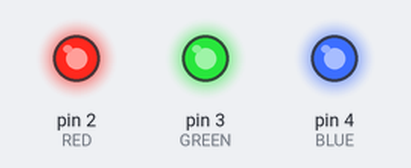
A sketch run on a simulated Arduino Uno, built with avr-gcc and run on an emulated ATmega328P. On the bench: output pins drawn as LEDs (lit = HIGH).

Above: at 0.5 s.
At 2.5 s:
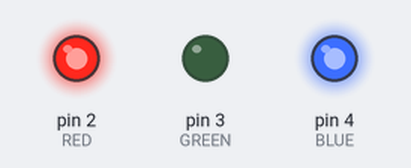
At 3.5 s:
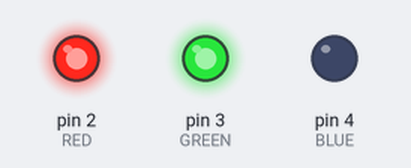
At 9.5 s:
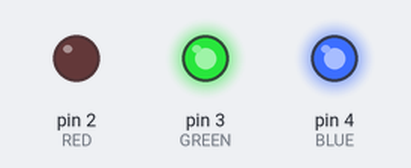
Timing chart, 0 to 10.4 s (numbered marks = the images above):
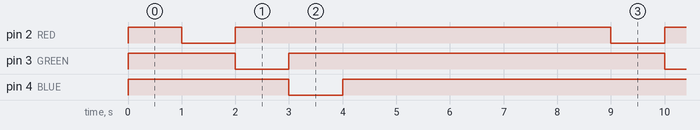

The sketch:

COUNTER_3bt.ino
```cpp
#define RED 2
#define GREEN 3
#define BLUE 4

void setup(void)
{

  pinMode(RED, OUTPUT);
  pinMode(GREEN, OUTPUT);
  pinMode(BLUE, OUTPUT);

  digitalWrite(RED, HIGH);
  digitalWrite(GREEN, HIGH);
  digitalWrite(BLUE, HIGH);
  //int x = 0;
}

void loop(void)
{
  static int i = 0;

  if(i == 1)
  {
    digitalWrite(RED, LOW);
    digitalWrite(GREEN, HIGH);
    digitalWrite(BLUE, HIGH);
  }else
  if( i == 2)
  {
    digitalWrite(RED, HIGH);
    digitalWrite(GREEN, LOW);
    digitalWrite(BLUE, HIGH);
  }else
  if( i == 3)
  {
    digitalWrite(RED, HIGH);
    digitalWrite(GREEN, HIGH);
    digitalWrite(BLUE, LOW);
  }else
  {
  digitalWrite(RED, HIGH);
  digitalWrite(GREEN, HIGH);
  digitalWrite(BLUE, HIGH);
  }

  if(i==7)
  {
    i = 0;
  }
  else{
    i = i+1;
  }

  delay(1000);
}
```

Measured:
- by itself, pin 2 (RED), pin 3 (GREEN), pin 4 (BLUE): alternates HIGH for 7.0 s and LOW for 1.0 s
- by itself, everything shown: repeats every 8.0 s, in 4 steps
